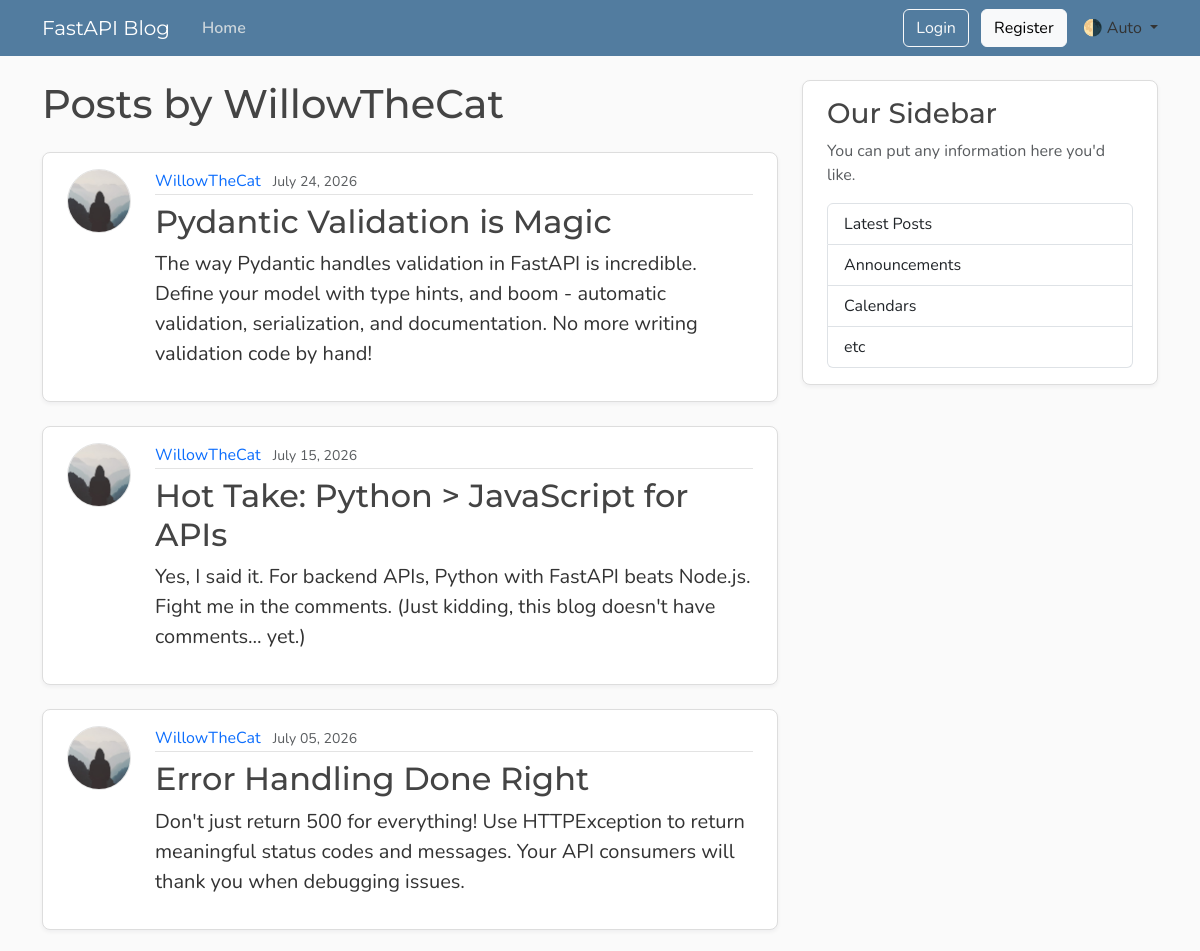
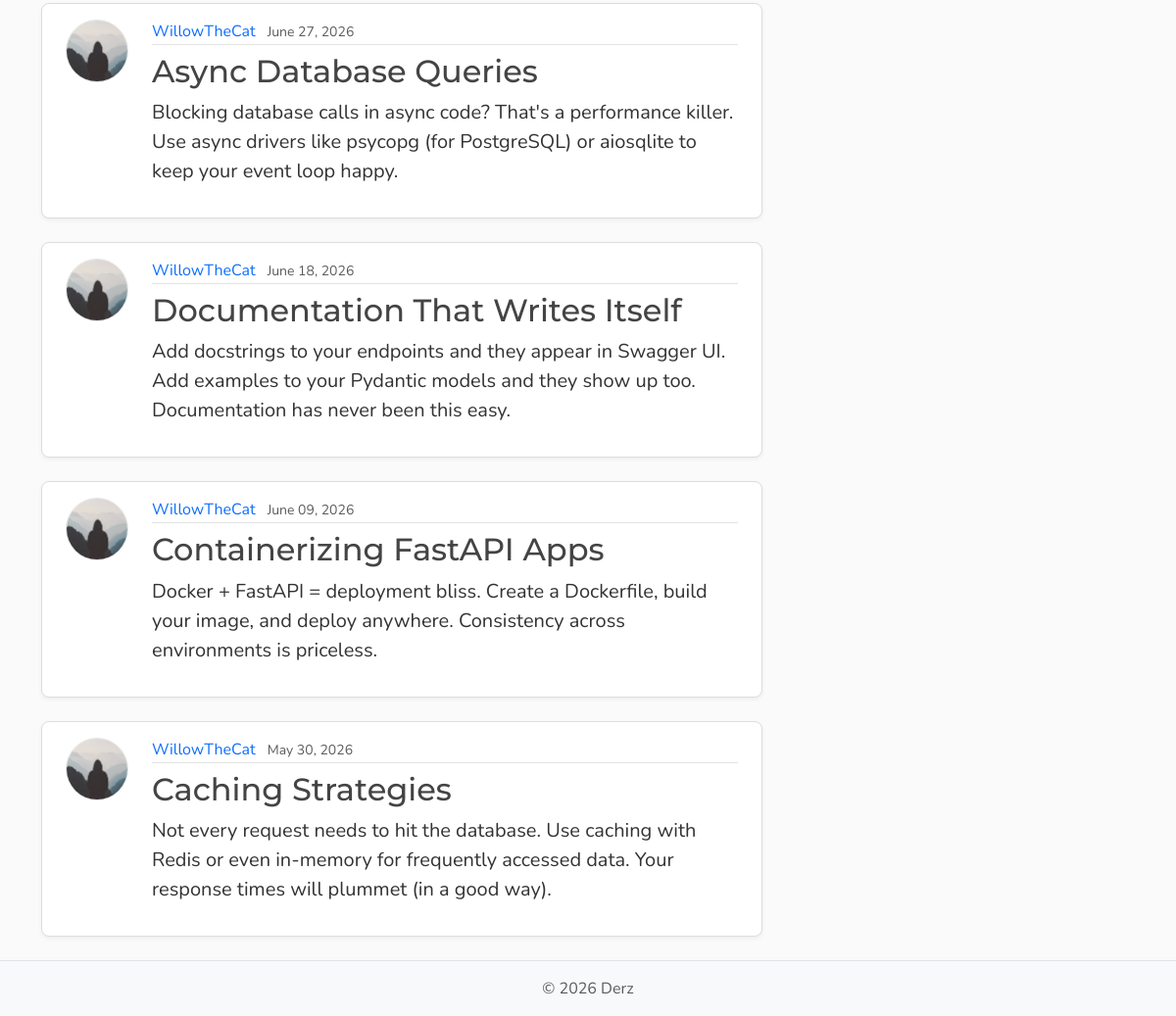
The page /users/3/posts on the database its author committed (2 pictures, top to bottom).
### models.py (models this page shows, shortened)
class User(Base) :
    __tablename__ = "users"
    id : Mapped[int] = mapped_column(Integer,primary_key=True, index=True)
    username : Mapped[str] = mapped_column(String(50),nullable=False, unique=True)
    email : Mapped[str] = mapped_column(String(120), nullable=False, unique=True)
    password_hash : Mapped[str] = mapped_column(String(200),nullable=False)    # Added Password Hash , Note that we should never add passwords to the database and only add password hashes
    image_file : Mapped[str | None] = mapped_column(String(200), nullable=True,default=None)
    posts : Mapped[list[Post]] = relationship(back_populates="author", cascade='all, delete-orphan')

class Post(Base):
    __tablename__ = "posts"
    id : Mapped[int] = mapped_column(Integer,primary_key=True, index=True)
    title : Mapped[str] = mapped_column(String, nullable=False)
    content : Mapped[str] = mapped_column(Text, nullable=False)
    user_id : Mapped[int] = mapped_column(ForeignKey("users.id"), nullable=False, index= True)
    date_posted : Mapped[datetime] = mapped_column(DateTime(timezone=True), default=lambda : datetime.now(UTC))
    author : Mapped[User] = relationship(back_populates="posts")

### main.py (the view)
@app.get('/users/{user_id}/posts',include_in_schema=False,name='user_posts')
async def get_user_posts_page(request : Request, user_id : int, db: Annotated[AsyncSession, Depends(get_db_session)]):
    result = await db.execute(select(models.User).where(models.User.id == user_id))
    existing_user = result.scalars().first()
    if not existing_user:
        raise FastapiHttpException(status_code=status.HTTP_404_NOT_FOUND, detail='User not found')
    result = await db.execute(select(models.Post).options(selectinload(models.Post.author)).where(models.Post.user_id == existing_user.id).order_by (models.Post.date_posted.desc()))
    posts = result.scalars().all()
    return template.TemplateResponse(request,"users_posts_finished.html",{'posts' : posts, "user" : existing_user, "title" :f'{existing_user.username} posts'})

### templates/users_posts_finished.html
{% extends "layout_finished.html" %}
{% block content %}
  <h1 class="mb-4">Posts by {{ user.username }}</h1>
  {% for post in posts %}
    <article class="content-section py-3 px-4 mb-4">
      <div class="d-flex align-items-start gap-4">
        <img class="rounded-circle article-img flex-shrink-0"
             src="{{ post.author.image_path }}"
             alt="{{ post.author.username }}'s profile picture"
             width="64"
             height="64"
             loading="lazy">
        <div class="flex-grow-1">
          <div class="article-metadata mb-2">
            <a class="me-2"
               href="{{ url_for('user_posts', user_id=post.author.id) }}">{{ post.author.username }}</a>
            <small class="text-body-secondary">{{ post.date_posted.strftime("%B %d, %Y") }}</small>
          </div>
          <h2>
            <a class="article-title"
               href="{{ url_for('post_page', post_id=post.id) }}">{{ post.title }}</a>
          </h2>
          <p class="article-content">{{ post.content }}</p>
        </div>
      </div>
    </article>
  {% else %}
    <p class="text-body-secondary">No posts by this user yet.</p>
  {% endfor %}
{% endblock content %}

### static/css/main.css (style rules this page uses)
:root { --font-heading: "Montserrat", system-ui, -apple-system, BlinkMacSystemFont, sans-serif; --font-body: "Nunito", system-ui, -apple-system, BlinkMacSystemFont, sans-serif; --color-bg-body: #fafafa; --color-bg-content: #ffffff; --color-text-primary: #333333; --color-text-heading: #444444; --color-steel: #527c9f; --color-nav-link: #cbd5db; --color-nav-link-hover: #ffffff; --color-link-hover: #428bca; --color-border: #dddddd; --color-border-light: #e3e3e3; --spacing-xl: 5rem; --article-img-size: 4rem; --account-img-size: 7.813rem; }
body { font-family: var(--font-body); background: var(--color-bg-body); color: var(--color-text-primary); }
h1, h2, h3, h4, h5, h6 { font-family: var(--font-heading); color: var(--color-text-heading); }
a { text-decoration: none; }
.content-section { background: var(--color-bg-content); border: 1px solid var(--color-border); border-radius: 0.5rem; box-shadow: 0 2px 4px rgba(15, 23, 42, 0.05); transition: box-shadow 0.15s ease, transform 0.15s ease, border-color 0.15s ease; }
.article-title { color: var(--color-text-heading); transition: color 0.2s ease-in-out; }
.article-content { white-space: pre-line; font-size: 1.25rem; }
.article-img { height: var(--article-img-size); width: var(--article-img-size); flex-shrink: 0; object-fit: cover; border: 1px solid var(--color-border-light); box-shadow: 0 0 0 2px var(--color-bg-content); }
.article-metadata { padding-bottom: 0.063rem; border-bottom: 1px solid var(--color-border-light); }
.article-metadata a { transition: color 0.2s ease-in-out; }

### rows shown on the page
User: username "WillowTheCat"
Post: author.username "WillowTheCat", date_posted "July 24, 2026", title "Pydantic Validation is Magic", content "The way Pydantic handles validation in FastAPI is incredible. Define your model with type hints, and boom - automatic validation, serialization, and documentation. No more writing validation code by hand!"
Post: author.username "WillowTheCat", date_posted "July 15, 2026", title "Hot Take: Python > JavaScript for APIs", content "Yes, I said it. For backend APIs, Python with FastAPI beats Node.js. Fight me in the comments. (Just kidding, this blog doesn't have comments... yet.)"
Post: author.username "WillowTheCat", date_posted "July 05, 2026", title "Error Handling Done Right", content "Don't just return 500 for everything! Use HTTPException to return meaningful status codes and messages. Your API consumers will thank you when debugging issues."
Post: author.username "WillowTheCat", date_posted "June 27, 2026", title "Async Database Queries", content "Blocking database calls in async code? That's a performance killer. Use async drivers like psycopg (for PostgreSQL) or aiosqlite to keep your event loop happy."
Post: author.username "WillowTheCat", date_posted "June 18, 2026", title "Documentation That Writes Itself", content "Add docstrings to your endpoints and they appear in Swagger UI. Add examples to your Pydantic models and they show up too. Documentation has never been this easy."
Post: author.username "WillowTheCat", date_posted "June 09, 2026", title "Containerizing FastAPI Apps", content "Docker + FastAPI = deployment bliss. Create a Dockerfile, build your image, and deploy anywhere. Consistency across environments is priceless."
Post: author.username "WillowTheCat", date_posted "May 30, 2026", title "Caching Strategies", content "Not every request needs to hit the database. Use caching with Redis or even in-memory for frequently accessed data. Your response times will plummet (in a good way)."
